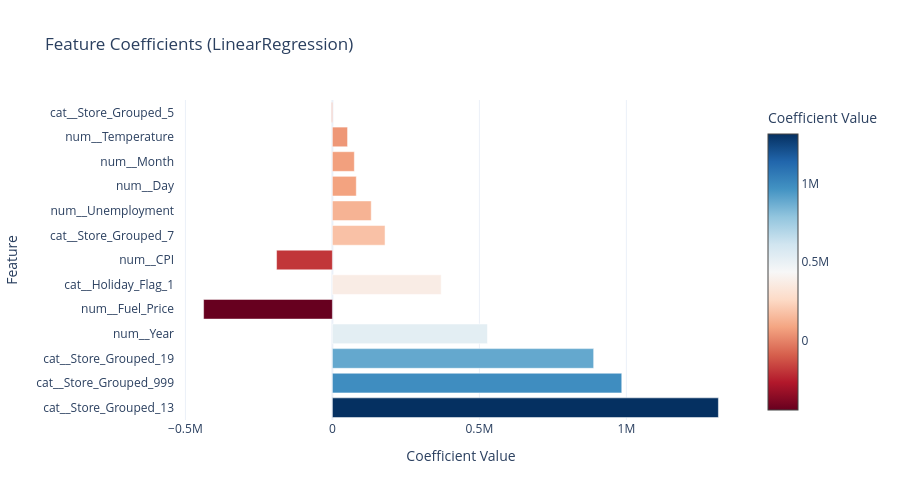

The code cell stored with this chart in its notebook:
### Markdown cell above
## Section 4: Feature Importance Analysis

Linear regression coefficients directly quantify each feature's contribution to the prediction. Inspecting them reveals which features drive sales and whether any coefficients are unreasonably large, which would indicate multicollinearity or overfitting.

### Code cell
coef_df = pd.DataFrame({
    'Feature': feature_names,
    'Coefficient': baseline.coef_,
    'Abs_Coefficient': np.abs(baseline.coef_),
    'Type': ['categorical' if f.startswith('cat__') else 'numerical' for f in feature_names]
}).sort_values('Abs_Coefficient', ascending=False)

display(Markdown(f"**Model Intercept:** ${baseline.intercept_:,.2f}"))

display(coef_df[['Feature', 'Coefficient', 'Type']].style
    .format({'Coefficient': '${:,.0f}'})
    .set_caption("Feature Coefficients")
    .hide(axis='index'))

display(Markdown(
    "- **Categorical coefficients:** direct impact relative to reference category\n"
    "- **Numerical coefficients:** impact per 1 standard deviation change (features are scaled)"
))

fig = go.Figure()
fig.add_trace(go.Bar(
    x=coef_df['Coefficient'],
    y=coef_df['Feature'],
    orientation='h',
    marker=dict(
        color=coef_df['Coefficient'],
        colorscale='RdBu',
        colorbar=dict(title="Coefficient Value")
    )
))
fig.update_layout(
    title='Feature Coefficients (LinearRegression)',
    xaxis_title='Coefficient Value',
    yaxis_title='Feature',
    height=500,
    showlegend=False
)
fig.write_image(".doc/notebook_plots/02_Baseline/feature_coefficients.png")
fig.show()

### Figure 1 — Plotly figure (JSON) as saved in the notebook; plotly's stock layout.template omitted (floating-point values rounded to 4 significant figures)
{"data": [{"marker": {"color": [1313000.0, 984300.0, 888700.0, 527400.0, -438200.0, 370000.0, -190000.0, 179100.0, 132000.0, 81260.0, 74620.0, 51540.0, -2501.0], "colorbar": {"title": {"text": "Coefficient Value"}}, "colorscale": [[0, "rgb(103,0,31)"], [0.1, "rgb(178,24,43)"], [0.2, "rgb(214,96,77)"], [0.3, "rgb(244,165,130)"], [0.4, "rgb(253,219,199)"], [0.5, "rgb(247,247,247)"], [0.6, "rgb(209,229,240)"], [0.7, "rgb(146,197,222)"], [0.8, "rgb(67,147,195)"], [0.9, "rgb(33,102,172)"], [1, "rgb(5,48,97)"]]}, "orientation": "h", "type": "bar", "x": [1313000.0, 984300.0, 888700.0, 527400.0, -438200.0, 370000.0, -190000.0, 179100.0, 132000.0, 81260.0, 74620.0, 51540.0, -2501.0], "y": ["cat__Store_Grouped_13", "cat__Store_Grouped_999", "cat__Store_Grouped_19", "num__Year", "num__Fuel_Price", "cat__Holiday_Flag_1", "num__CPI", "cat__Store_Grouped_7", "num__Unemployment", "num__Day", "num__Month", "num__Temperature", "cat__Store_Grouped_5"]}], "layout": {"height": 500, "showlegend": false, "title": {"text": "Feature Coefficients (LinearRegression)"}, "xaxis": {"title": {"text": "Coefficient Value"}}, "yaxis": {"title": {"text": "Feature"}}}}
